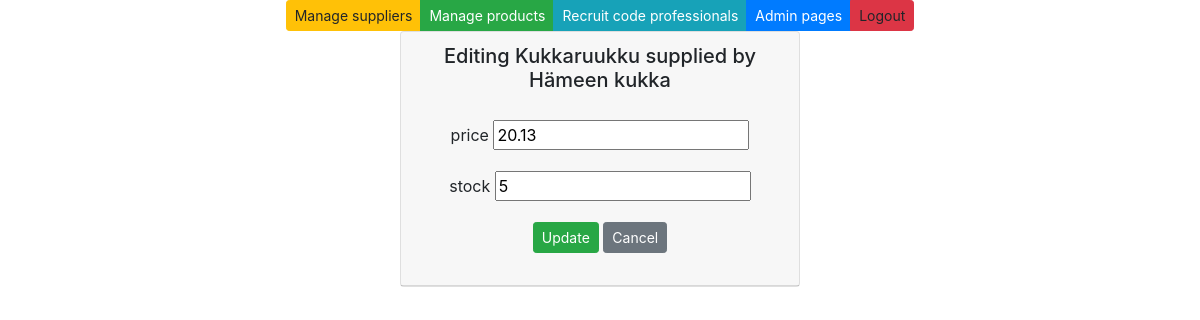
/edit-product-get/1/, run on an earlier commit of the app's database.
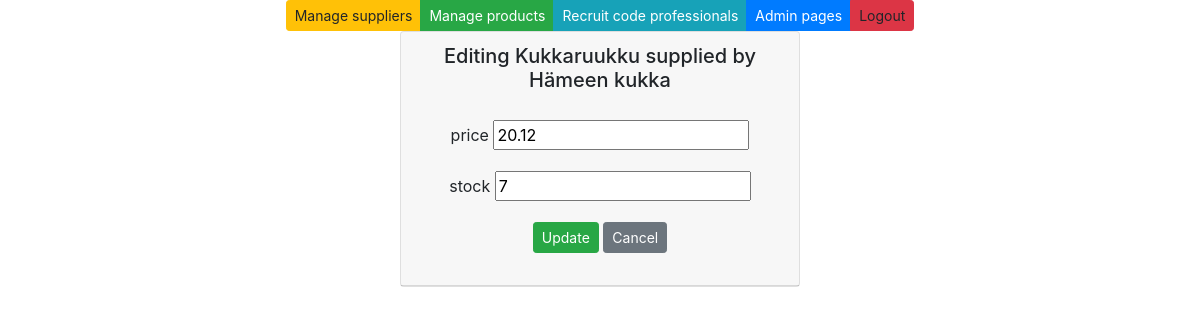
And on a later commit of the database.
### app/models.py (models this page shows, shortened)
class Product(models.Model):
    productname = models.CharField(max_length = 20, default = "laku")
    packagesize = models.CharField(max_length = 20, default = 3)
    unitprice = models.DecimalField(max_digits=8, decimal_places=2, default=1.00)
    unitsinstock = models.IntegerField(default = 3)
    supplier = models.ForeignKey(Supplier, on_delete=models.CASCADE)

class Supplier(models.Model):
    companyname = models.CharField(max_length = 50, default="firma")
    contactname = models.CharField(max_length = 50, default="firma")
    address = models.CharField(max_length = 100, default="firma")
    phone = models.CharField(max_length = 20, default="firma")
    email = models.CharField(max_length = 50, default="firma")
    country = models.CharField(max_length = 50, default="firma")

### app/views.py (the view)
# urls.py: path('edit-product-get/<int:id>/', edit_product_get),
def edit_product_get(request, id):
        product = Product.objects.get(id = id)
        context = {'product': product}
        return render (request,"edit_product.html",context)

### app/templates/edit_product.html (shortened to what this page needs)
{% extends 'index.html' %}
{% block content %}
<div class="card" style="width: 25rem;">
    <div class="card-header">
        <h5>Editing {{product.productname}} supplied by {{product.supplier.companyname}}</h5>
        <div class="card-body">
            <form method="post" action="/edit-product-post/{{product.id}}/">
                <div class="form-group">
                    <label>price</label>
                    <input type="number" step="0.01" name="unitprice" value={{product.unitprice}}>
                </div>
                <div class="form-group">
                    <label>stock</label>
                    <input type="number" name="unitsinstock" value={{product.unitsinstock}}>
                </div>
                <input type="submit" value="Update" class="btn btn-success btn-sm">
                <input type="button" onclick="window.location.href='/products'" id="hide-btn"
                    class="btn btn-secondary btn-sm" value="Cancel">
            </form>
        </div>
    </div>
</div>
{% endblock %}

What changed in the data, as far as the page shows it:
changed Product "Kukkaruukku": unitprice "20.13" → "20.12"; unitsinstock "5" → "7"
